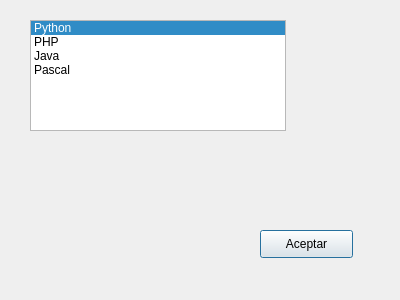
<?xml version="1.0" encoding="UTF-8"?>
<ui version="4.0">
 <class>Dialog</class>
 <widget class="QDialog" name="Dialog">
  <property name="geometry">
   <rect>
    <x>0</x>
    <y>0</y>
    <width>400</width>
    <height>300</height>
   </rect>
  </property>
  <property name="windowTitle">
   <string>Dialog</string>
  </property>
  <widget class="QListWidget" name="listLeng">
   <property name="geometry">
    <rect>
     <x>30</x>
     <y>20</y>
     <width>256</width>
     <height>111</height>
    </rect>
   </property>
   <property name="selectionMode">
    <enum>QAbstractItemView::MultiSelection</enum>
   </property>
   <property name="currentRow">
    <number>0</number>
   </property>
   <item>
    <property name="text">
     <string>Python</string>
    </property>
   </item>
   <item>
    <property name="text">
     <string>PHP</string>
    </property>
   </item>
   <item>
    <property name="text">
     <string>Java</string>
    </property>
   </item>
   <item>
    <property name="text">
     <string>Pascal</string>
    </property>
   </item>
  </widget>
  <widget class="QPushButton" name="boton">
   <property name="geometry">
    <rect>
     <x>260</x>
     <y>230</y>
     <width>93</width>
     <height>28</height>
    </rect>
   </property>
   <property name="text">
    <string>Aceptar</string>
   </property>
  </widget>
  <widget class="QLabel" name="label">
   <property name="geometry">
    <rect>
     <x>30</x>
     <y>270</y>
     <width>311</width>
     <height>16</height>
    </rect>
   </property>
   <property name="text">
    <string/>
   </property>
  </widget>
 </widget>
 <resources/>
 <connections/>
</ui>
